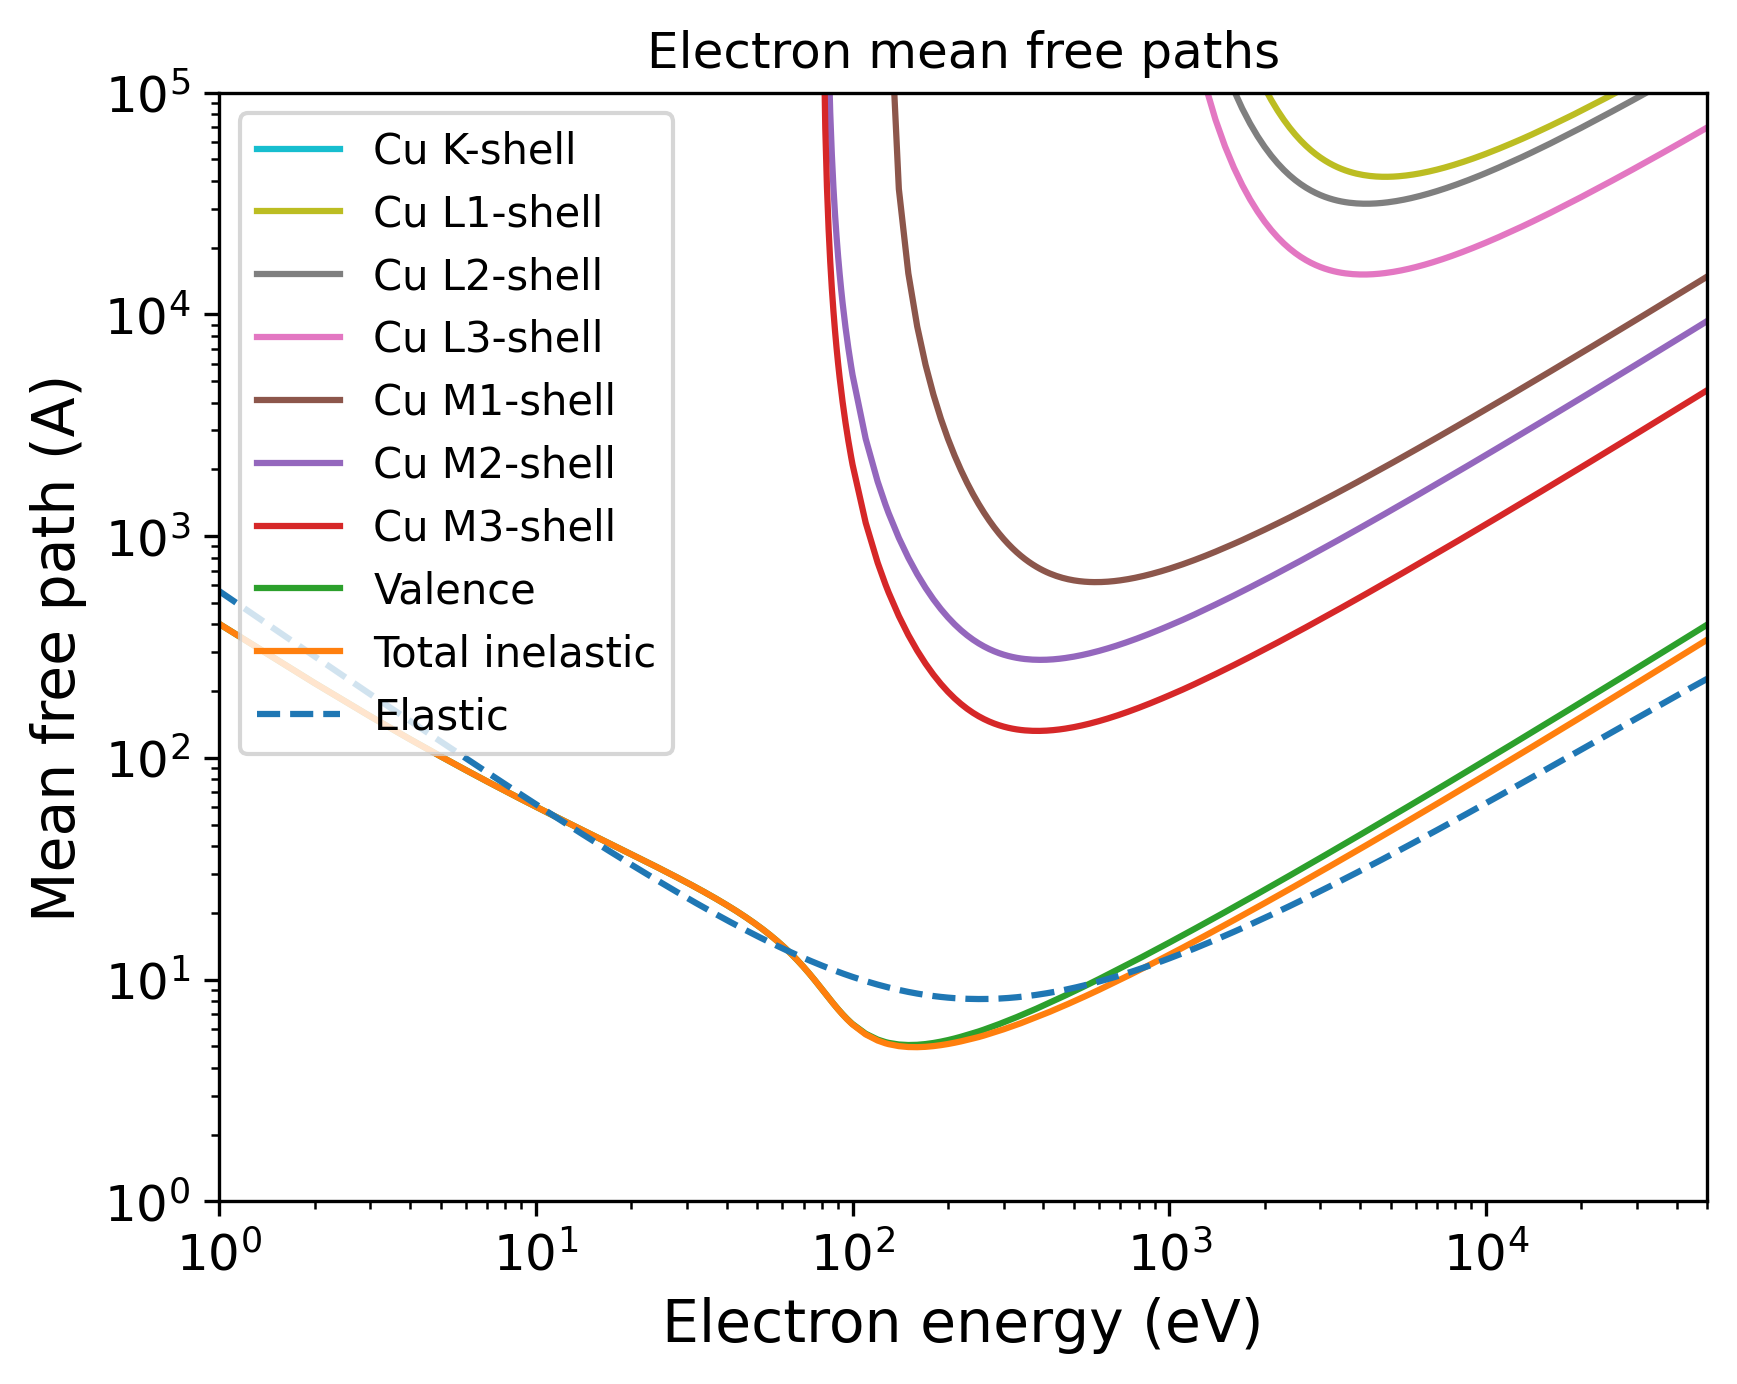

Source code (Python):
import pandas as pd
import numpy as np
import matplotlib.pyplot as plt
import matplotlib.cm as cm
# Set the format:
plt.xlabel("Electron energy (eV)", fontsize=14)
plt.ylabel("Mean free path (A)", fontsize=14)
plt.xticks(fontsize=12)
plt.yticks(fontsize=12)
plt.grid(False)
# Set the axes:
# Read the output file:
df = pd.read_csv(r"OUTPUT_Cu_Electron_IMFP.dat", sep=r'\s+', header=None, comment="#", skipinitialspace=True)
plt.xscale("log")
plt.yscale("log")
# Prepare the plot:
columns_to_plot = [ 1, 2, 3, 4, 5, 6, 7, 8, 9]
labels = [ "Cu K-shell", "Cu L1-shell", "Cu L2-shell", "Cu L3-shell", "Cu M1-shell", "Cu M2-shell", "Cu M3-shell", "Valence", "Total inelastic"]
# Create N distinct colors from a colormap
N = len(columns_to_plot)
colors = plt.cm.tab10(np.linspace(1, 0, 10))
# Set line styles:
linestyles = [ "-", "-", "-", "-", "-", "-", "-", "-", "-"]
for i, col in enumerate(columns_to_plot):
    color = colors[i % len(colors)]
    ls    = linestyles[i % len(linestyles)]
    label = labels[i % len(labels)]
    plt.plot(df.iloc[:, 0], df.iloc[:, col],
    color=color,
    label=label,
    linestyle=ls)
# Add a curve from the second file
df2 = pd.read_csv(r"OUTPUT_Cu_Electron_EMFP.dat", sep=r'\s+', header=None, comment="#", skipinitialspace=True)
columns_to_plot2 = [ 2]
labels2 = [ "Elastic"]
# Create second part of the plot:
for col, label in zip(columns_to_plot2, labels2):
    plt.plot(df2.iloc[:, 0], df2.iloc[:, col], label=label, linestyle="--")
plt.xlim(1.00000000,50000.00000000)
plt.ylim(1.00000000,100000.00000000)
plt.title("Electron mean free paths")
plt.legend(loc="best", fontsize=10)
# Save the plot in this format:
plt.savefig("OUTPUT_MFP_electron.png", dpi=300, bbox_inches="tight")
